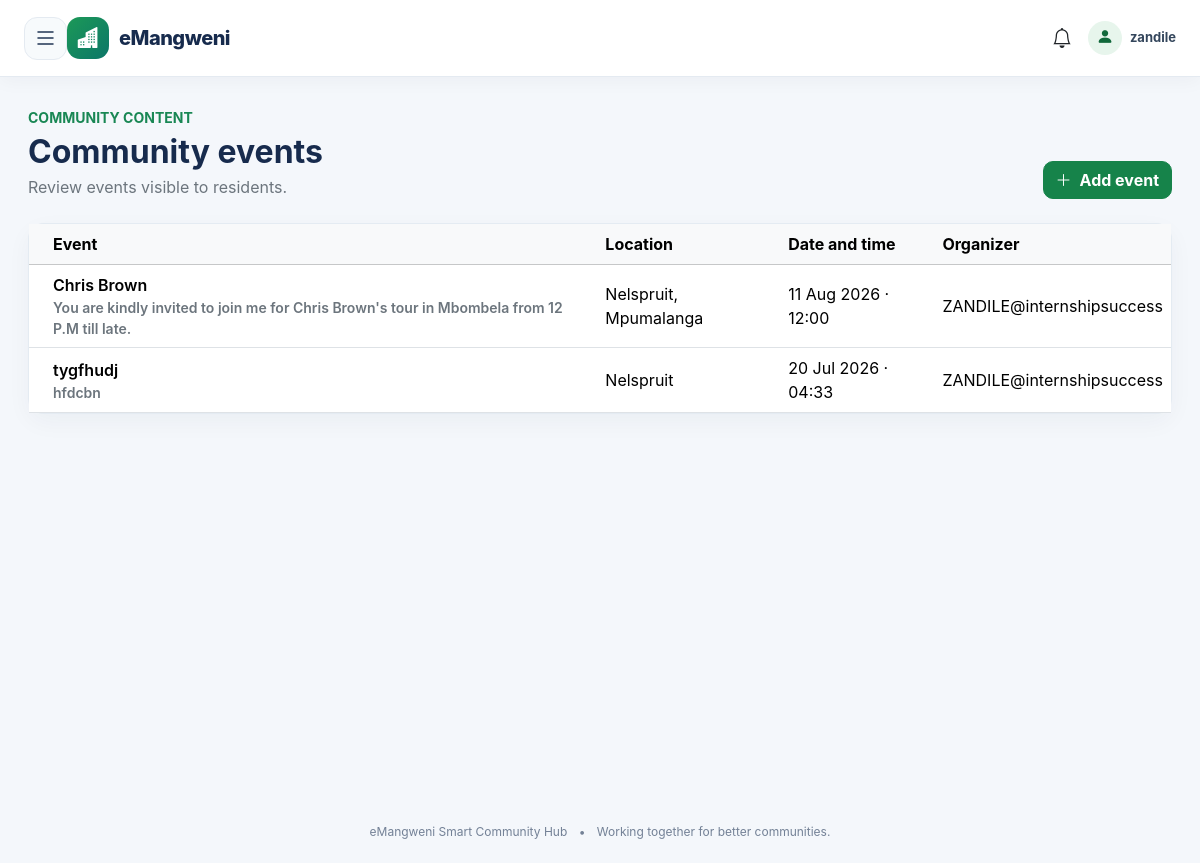
Page /admin-portal/events/ (signed in) on the committed database.
### events/models.py (models this page shows, shortened)
class Event(models.Model):
    title = models.CharField(max_length=200)
    description = models.TextField()
    location = models.CharField(max_length=200)
    event_date = models.DateField()
    event_time = models.TimeField()
    image = models.ImageField(
        upload_to="events/",
        blank=True,
        null=True,
    )
    organizer = models.ForeignKey(
        User,
        on_delete=models.CASCADE,
    )
    created_at = models.DateTimeField(
        auto_now_add=True
    )
    class Meta:
        ordering = ["event_date"]

### admin_portal/views.py (the view)
# urls.py: path("events/", views.events, name="admin-events"),
@staff_member_required(login_url="login")
def events(request):
    items = Event.objects.select_related("organizer").order_by("-event_date", "-event_time")
    return render(request, "admin_portal/events.html", {"items": items})

### notifications/context_processors.py (called while the page is built)
def unread_notifications(request):
    if not request.user.is_authenticated:
        return {"unread_notifications": 0}
    return {
        "unread_notifications": Notification.objects.filter(
            user=request.user,
            is_read=False,
        ).count()
    }

### admin_portal/templates/admin_portal/events.html (shortened to what this page needs)
{% extends "base/base.html" %}
{% block content %}
<div class="container-fluid px-0">
    <div class="d-flex flex-wrap justify-content-between align-items-end gap-3 mb-4"><div><span class="text-uppercase fw-bold small text-success">Community content</span><h1 class="h2 fw-bold mt-1 mb-1">Community events</h1><p class="text-secondary mb-0">Review events visible to residents.</p></div><a href="{% url 'create-event' %}" class="btn btn-primary"><i class="bi bi-plus-lg me-2"></i>Add event</a></div>
    <section class="card"><div class="table-responsive"><table class="table align-middle mb-0"><thead class="table-light"><tr><th class="ps-4">Event</th><th>Location</th><th>Date and time</th><th>Organizer</th></tr></thead><tbody>
    {% for item in items %}<tr><td class="ps-4 fw-semibold">{{ item.title }}<div class="small text-secondary">{{ item.description|truncatechars:100 }}</div></td><td>{{ item.location }}</td><td>{{ item.event_date|date:"d M Y" }} · {{ item.event_time|time:"H:i" }}</td><td>{{ item.organizer.username }}</td></tr>
    {% empty %}<tr><td colspan="4" class="text-center text-secondary py-5">No events have been created.</td></tr>{% endfor %}
    </tbody></table></div></section>
</div>
{% endblock %}

### templates/base/base.html (shortened to what this page needs)
{% load static %}
<!DOCTYPE html>
<html lang="en">
<head>
    <link href="https://cdn.jsdelivr.net/npm/bootstrap@5.3.7/dist/css/bootstrap.min.css" rel="stylesheet">
    <link rel="stylesheet" href="https://cdn.jsdelivr.net/npm/bootstrap-icons@1.11.3/font/bootstrap-icons.min.css">
</head>
<body>
<div id="navbar-wrapper">
    <nav class="navbar navbar-expand-lg navbar-light">
        <div class="container-fluid px-3 px-lg-4">
            {% if user.is_authenticated %}
                <button id="menu-btn" type="button" aria-label="Open navigation menu"
                        aria-controls="sidebar" aria-expanded="false">
                    <i class="bi bi-list"></i>
                </button>
                {% if user.is_staff %}
                    <a class="navbar-brand" href="{% url 'admin-portal-dashboard' %}">
                {% else %}
                    <a class="navbar-brand" href="{% url 'dashboard' %}">
                {% endif %}
                    <span class="navbar-brand-icon"><i class="bi bi-buildings-fill"></i></span>
                    <span>eMangweni</span>
                </a>
                <div class="ms-auto d-flex align-items-center gap-3">
                    {% if user.is_staff %}
                        <a href="{% url 'admin-notifications' %}" class="position-relative text-decoration-none text-dark" aria-label="Open admin notifications">
                            <i class="bi bi-bell fs-5"></i>
                        </a>
                    {% endif %}
                    <span class="navbar-user">
                        <span class="navbar-user-icon"><i class="bi bi-person-fill"></i></span>
                        <span class="username-label">{{ user.get_short_name|default:user.username }}</span>
                    </span>
                </div>
            {% endif %}
        </div>
    </nav>
</div>
<main class="page-content" id="content">
    {% block content %}{% endblock %}
</main>
<footer class="app-footer">
    <span>eMangweni Smart Community Hub</span>
    <span class="mx-2">•</span>
    <span>Working together for better communities.</span>
</footer>
</body>
</html>

### templates/base/base.html (style rules this page uses)
:root { --hub-ink: #172b4d; --hub-muted: #64748b; --hub-green: #16834a; --hub-green-dark: #11683b; --hub-bg: #f4f7fb; --hub-border: #e4eaf1; --hub-sidebar: #102033; --hub-sidebar-soft: #182d43; }
*, *::before, *::after { box-sizing: border-box; }
html { scroll-behavior: smooth; }
body { margin: 0; background: var(--hub-bg); color: var(--hub-ink); font-family: Inter, "Segoe UI", Roboto, Arial, sans-serif; overflow-x: hidden; }
a { text-underline-offset: 3px; }
.navbar { position: sticky; top: 0; z-index: 1030; min-height: 76px; padding: 12px 0; background: rgba(255,255,255,.96) !important; border-bottom: 1px solid var(--hub-border); box-shadow: 0 4px 18px rgba(15, 35, 60, .04); backdrop-filter: blur(12px); }
.navbar-brand { display: inline-flex; align-items: center; gap: 10px; color: var(--hub-ink) !important; font-size: 20px; font-weight: 800; letter-spacing: -.5px; }
.navbar-brand-icon { display: inline-grid; width: 42px; height: 42px; place-items: center; border-radius: 13px; background: linear-gradient(135deg, #1c9957, #0c7668); color: white; font-size: 21px; }
#menu-btn { display: inline-grid; width: 43px; height: 43px; flex-shrink: 0; place-items: center; padding: 0; border: 1px solid var(--hub-border); border-radius: 13px; background: #f7fafc; color: var(--hub-ink); transition: background .2s, color .2s, border-color .2s; }
#menu-btn i { font-size: 24px; line-height: 1; }
.navbar-user { display: inline-flex; align-items: center; gap: 8px; color: #34465c; font-size: 13px; font-weight: 700; }
.navbar-user-icon { display: inline-grid; width: 34px; height: 34px; place-items: center; border-radius: 50%; background: #e7f5ec; color: var(--hub-green-dark); font-size: 17px; }
.page-content { min-height: calc(100vh - 76px); padding: 28px; transition: margin-left .28s ease; }
.app-footer { padding: 22px 16px; color: #738196; text-align: center; font-size: 12px; }
.card { border: 1px solid rgba(222, 230, 239, .8); border-radius: 16px; box-shadow: 0 8px 24px rgba(21, 42, 69, .045); }
.btn { border-radius: 10px; font-weight: 650; }
.btn-primary { --bs-btn-bg: var(--hub-green); --bs-btn-border-color: var(--hub-green); --bs-btn-hover-bg: var(--hub-green-dark); --bs-btn-hover-border-color: var(--hub-green-dark); }
@media (min-width: 992px) { #navbar-wrapper { transition: margin-left .28s ease, width .28s ease; } }

### rows in the picture
Event: title "Chris Brown", description "You are kindly invited to join me for Chris Brown's tour in Mbombela from 12 P.M till late.", location "Nelspruit, Mpumalanga", event_date "11 Aug 2026", event_time "12:00", organizer.username "ZANDILE@internshipsuccess"
Event: title "tygfhudj", description "hfdcbn", location "Nelspruit", event_date "20 Jul 2026", event_time "04:33", organizer.username "ZANDILE@internshipsuccess"

### other values in the picture
{{ user.get_short_name|default:user.username }} "zandile"
